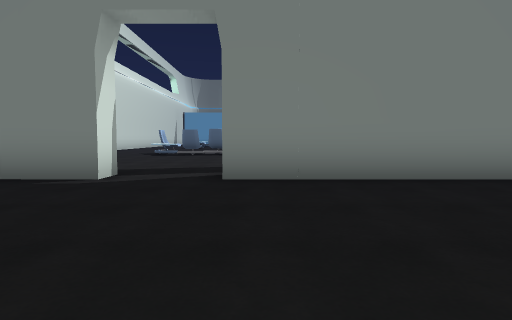
View 1 (above)

24 first-person views from a walk through a Unity game level. The camera is 1.2 m above the floor, tilts 4° down and sees 80° across. The floor is counted in squares, 2 m on a side. Each view is taken from the middle of a square. On the plan, view 1 faces up. The plan holds only what a view shows up to about 9 squares ahead; the rest is blank. The place goes on beyond the plan. The player is left out. Some animated figures are not drawn. Door leaves are left out, so doorways stand open. Some surface patterns are stand-ins.

View 2
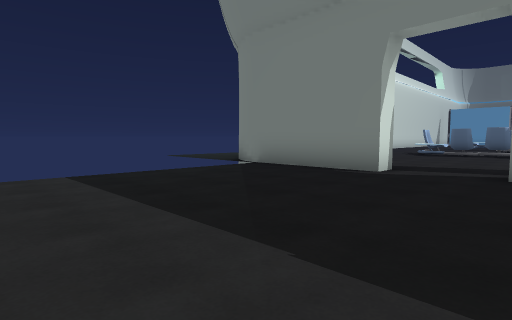

View 3
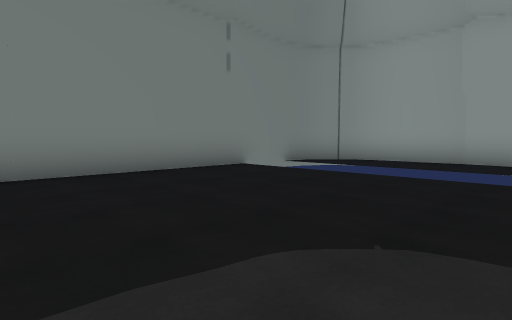

View 4
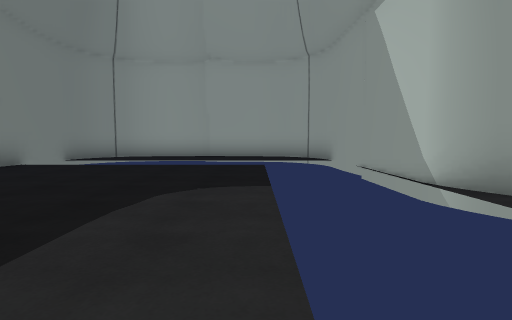

View 5
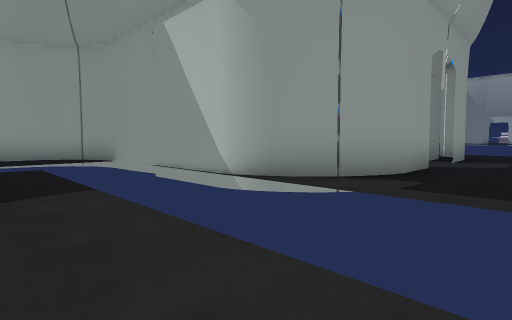

View 6
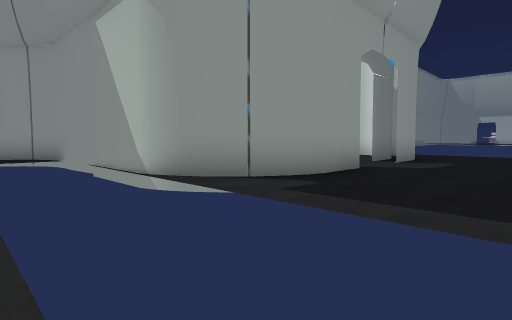

View 7
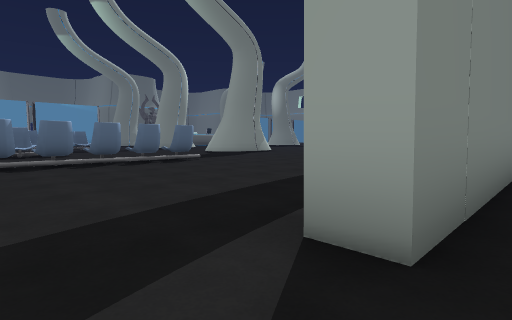

View 8
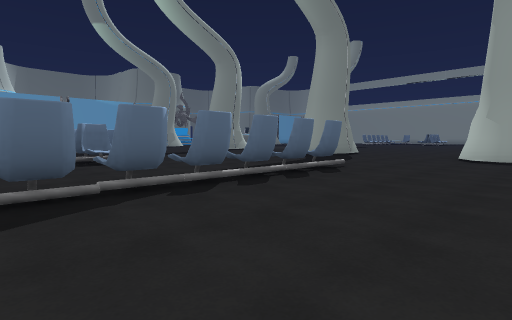

View 9
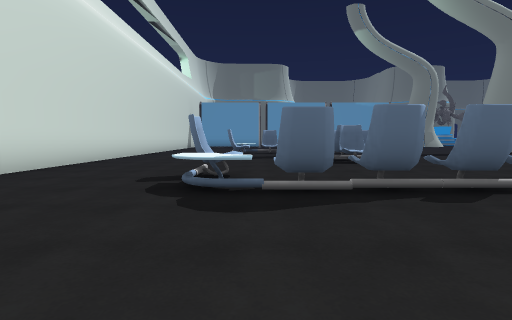

View 10
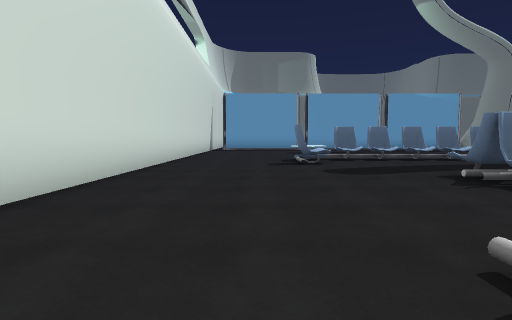

View 11
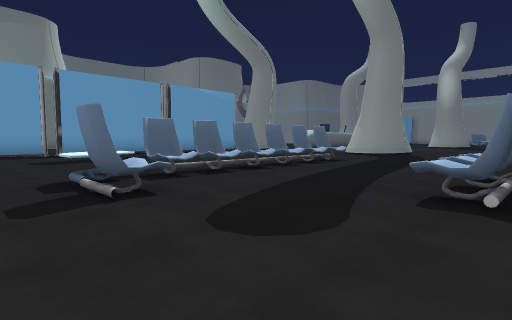

View 12
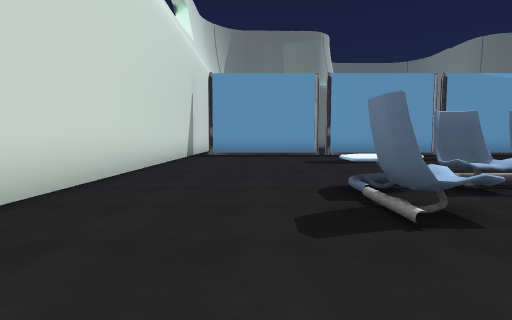

View 13
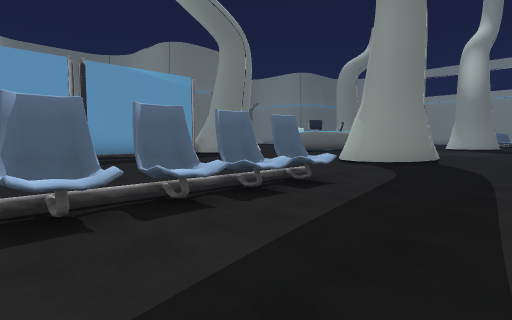

View 14
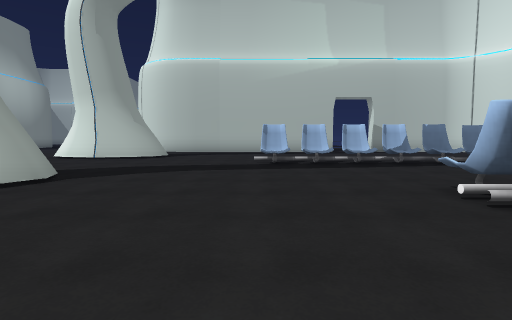

View 15
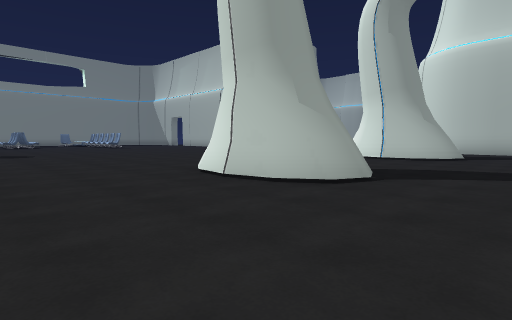

View 16
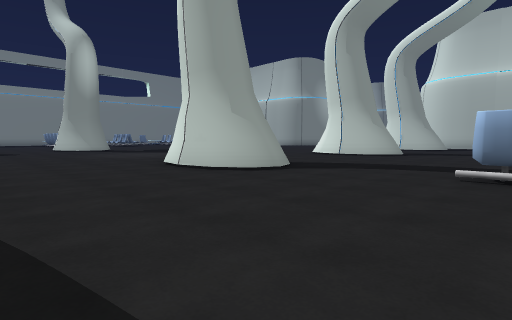

View 17
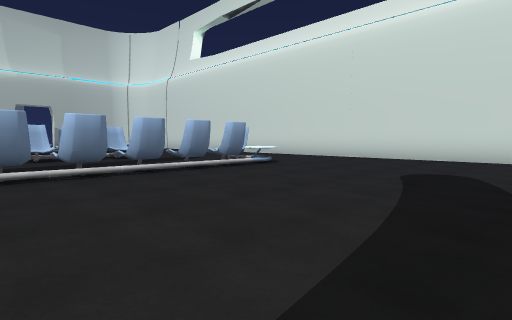

View 18
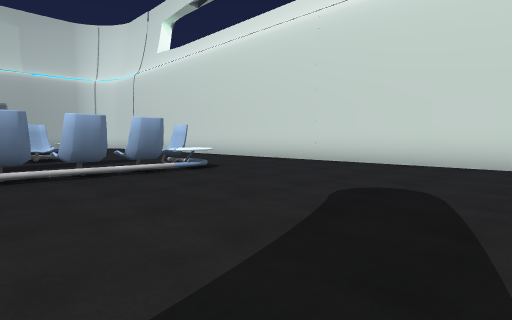

View 19
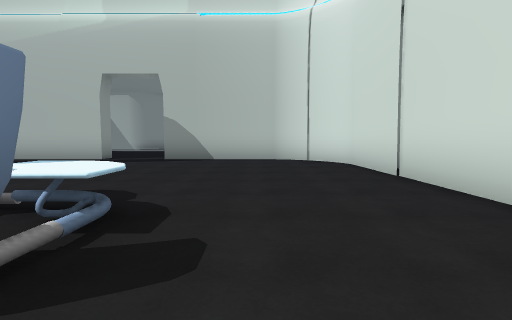

View 20
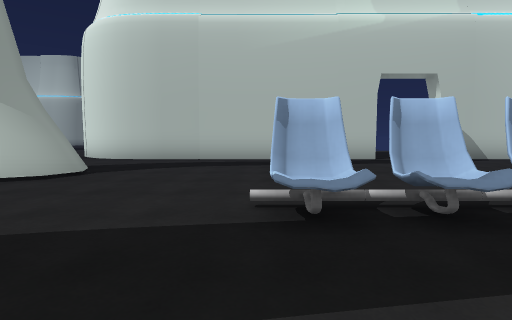

View 21
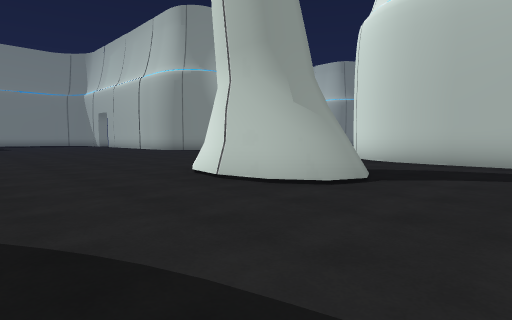

View 22
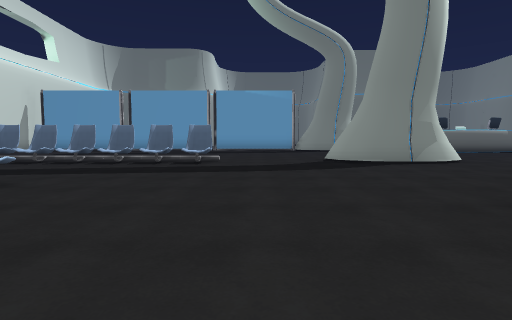

View 23
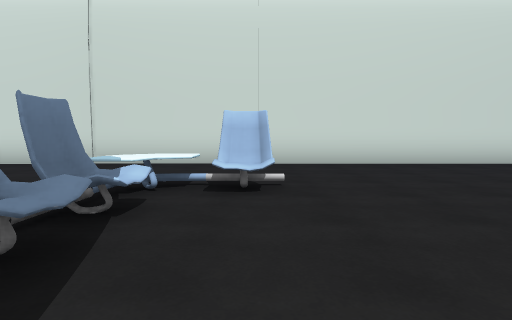

View 24
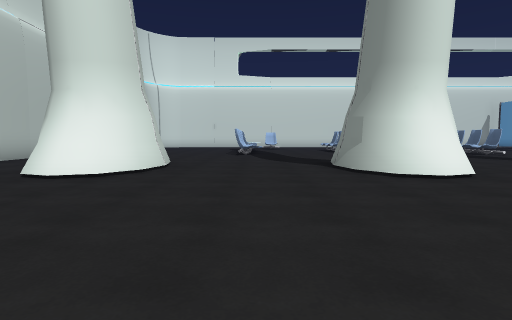

### Floor plan
Points are (right, up) in squares from view 1. A wall is a line through its corners. A room is listed if a view was taken in it or the views show most of it. See-through windows are left out.
Room 1 (views 1, 2, 3, 4, 5, 6, 7)
walls: (-2.3, 4.5) (-5.6, 4.5); (4.8, 4.5) (-0.5, 4.5); (4.4, -3.3) (5.3, -3.2); (5.1, -3.3) (6.5, -3.2); (5.8, 4.3) (4.6, 4.5); (6.6, 4.5) (5.6, 4.5); (7.1, 4.2) (6.5, 4.3); (6.7, -3.1) (7.3, -2.9)
ways out: open door at (-1.5, 5) to room 2
Room 2 (views 8, 9, 10, 11, 12, 13, 14, 15, 16, 17, 18, 19, 20, 21, 22, 23)
walls: (6.2, 14.9) (6.4, 15.2) (7.2, 15.8); (6.5, 14.2) (6.3, 14.6) (6.6, 15.4); (6.8, 15.7) (7.7, 15.9) (8.6, 15.7); (7.7, 13.7) (6.8, 13.8); (8.5, 15.7) (9.1, 15.2); (8.5, 13.9) (7.7, 13.8); (9, 14.3) (8.4, 13.9); (6.2, 9.4) (7, 9.9) (7.9, 10.1) (8.5, 10); (6.8, 22.4) (7.7, 22.5); (7.9, 9.9) (8.4, 9.8); (7.7, 22.4) (8.6, 22.3); (6.4, 8.3) (6.2, 8.9) (6.5, 9.6); (6.6, 8.4) (6.3, 9); (9.2, 21) (8.6, 20.6) (7.6, 20.4) (7, 20.5) (6.4, 20.9) (6.2, 21.3) (6.4, 21.8) (7.1, 22.3); (-0.5, 5.1) (6.6, 5.1); (-7.9, 8.9) (-7.9, 7.8); (6.5, 5.1) (7.3, 5) (7.9, 4.6); (7, 5) (7.7, 4.8); (-5.6, 5.1) (-2.3, 5.1); (-7.3, 26.1) (-7.3, 6.8)
low walls: (6.4, 15.5) (6.8, 15.7); (5.9, 21.3) (6.2, 22) (6.8, 22.4); (9.2, 14.3) (8.5, 13.8)
ways out: open door at (-1.5, 5) to room 1; opening at (7.5, 6.5) to room 3; opening at (9.3, 17.3) to room 3
objects: table (-4, 12); chair (-4, 13); chair (-4, 19); table (-4, 20); chair (-3, 11) to (-2, 11); chair (-3, 21); chair (-2, 12); other object (-2, 16) to (1, 16); other object (-2, 17) to (1, 17); chair (-2, 21); chair (-1, 12); chair (-1, 21); chair (0, 12); chair (0, 21); chair (1, 12); chair (1, 21); chair (2, 12) to (3, 12); chair (2, 21) to (3, 21)
Room 3 (view 24)
walls: (7.7, 4.8) (8.2, 4.4); (9.1, 9.1) (8.9, 8.5); (9, 9.5) (9.2, 8.8) (9.1, 8.4); (8.8, 9.5) (9, 8.9); (9.3, 15.1) (9, 14.4) (8.5, 13.9); (9.1, 15.2) (9.2, 14.9); (8.8, 15.4) (9, 14.8)
low walls: (9.2, 9.5) (9.5, 8.9) (9.3, 8.5); (9.2, 15.5) (9.5, 14.8) (9.2, 14.3)
ways out: opening at (7.5, 6.5) to room 2; opening at (9.3, 17.3) to room 2; open door at (0, -7.5)

Positions as (right, up) in squares from view 1, and headings:
1: (0, 0), facing up
2: (0, -1), facing up-left
3: (0, -1), facing up-right
4: (-2, -1), facing right
5: (-2, 0), facing down-right
6: (-3, -1), facing down-right
7: (-2, 4), facing up-right
8: (-3, 8), facing up-right
9: (-3, 8), facing up
10: (-5, 12), facing up
11: (-5, 16), facing up-right
12: (-5, 17), facing up
13: (-1, 18), facing up-right
14: (3, 19), facing down
15: (4, 19), facing down-right
16: (2, 26), facing down-right
17: (2, 26), facing down-left
18: (0, 26), facing down-left
19: (-5, 14), facing down
20: (3, 14), facing down
21: (4, 13), facing down-right
22: (4, 13), facing up
23: (0, 13), facing left
24: (14, 12), facing left
